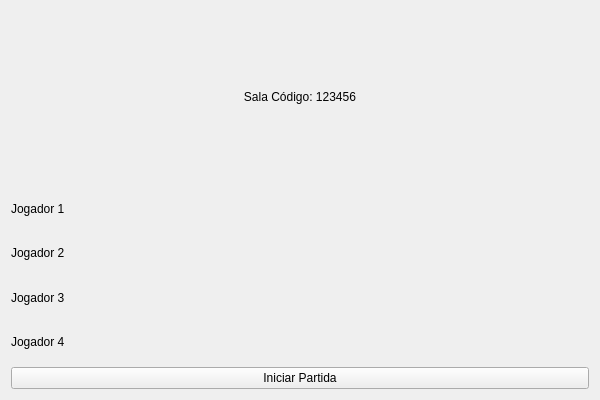
<?xml version="1.0" encoding="UTF-8"?>
<ui version="4.0">
 <class>TelaLobby</class>
 <widget class="QWidget" name="TelaLobby">
  <property name="geometry">
   <rect>
    <x>0</x>
    <y>0</y>
    <width>600</width>
    <height>400</height>
   </rect>
  </property>
  <property name="windowTitle">
   <string>Sala de Espera</string>
  </property>
  <layout class="QVBoxLayout" name="verticalLayout">
   <item>
    <widget class="QLabel" name="lblTituloSala">
     <property name="text">
      <string>Sala Código: 123456</string>
     </property>
     <property name="alignment">
      <set>Qt::AlignCenter</set>
     </property>
    </widget>
   </item>
   <item>
    <layout class="QVBoxLayout" name="layoutJogadores">
     <item><widget class="QLabel" name="lblJogador1"><property name="text"><string>Jogador 1</string></property></widget></item>
     <item><widget class="QLabel" name="lblJogador2"><property name="text"><string>Jogador 2</string></property></widget></item>
     <item><widget class="QLabel" name="lblJogador3"><property name="text"><string>Jogador 3</string></property></widget></item>
     <item><widget class="QLabel" name="lblJogador4"><property name="text"><string>Jogador 4</string></property></widget></item>
    </layout>
   </item>
   <item>
    <widget class="QPushButton" name="btnIniciarPartida">
     <property name="text">
      <string>Iniciar Partida</string>
     </property>
    </widget>
   </item>
  </layout>
 </widget>
 <resources/>
 <connections/>
</ui>
